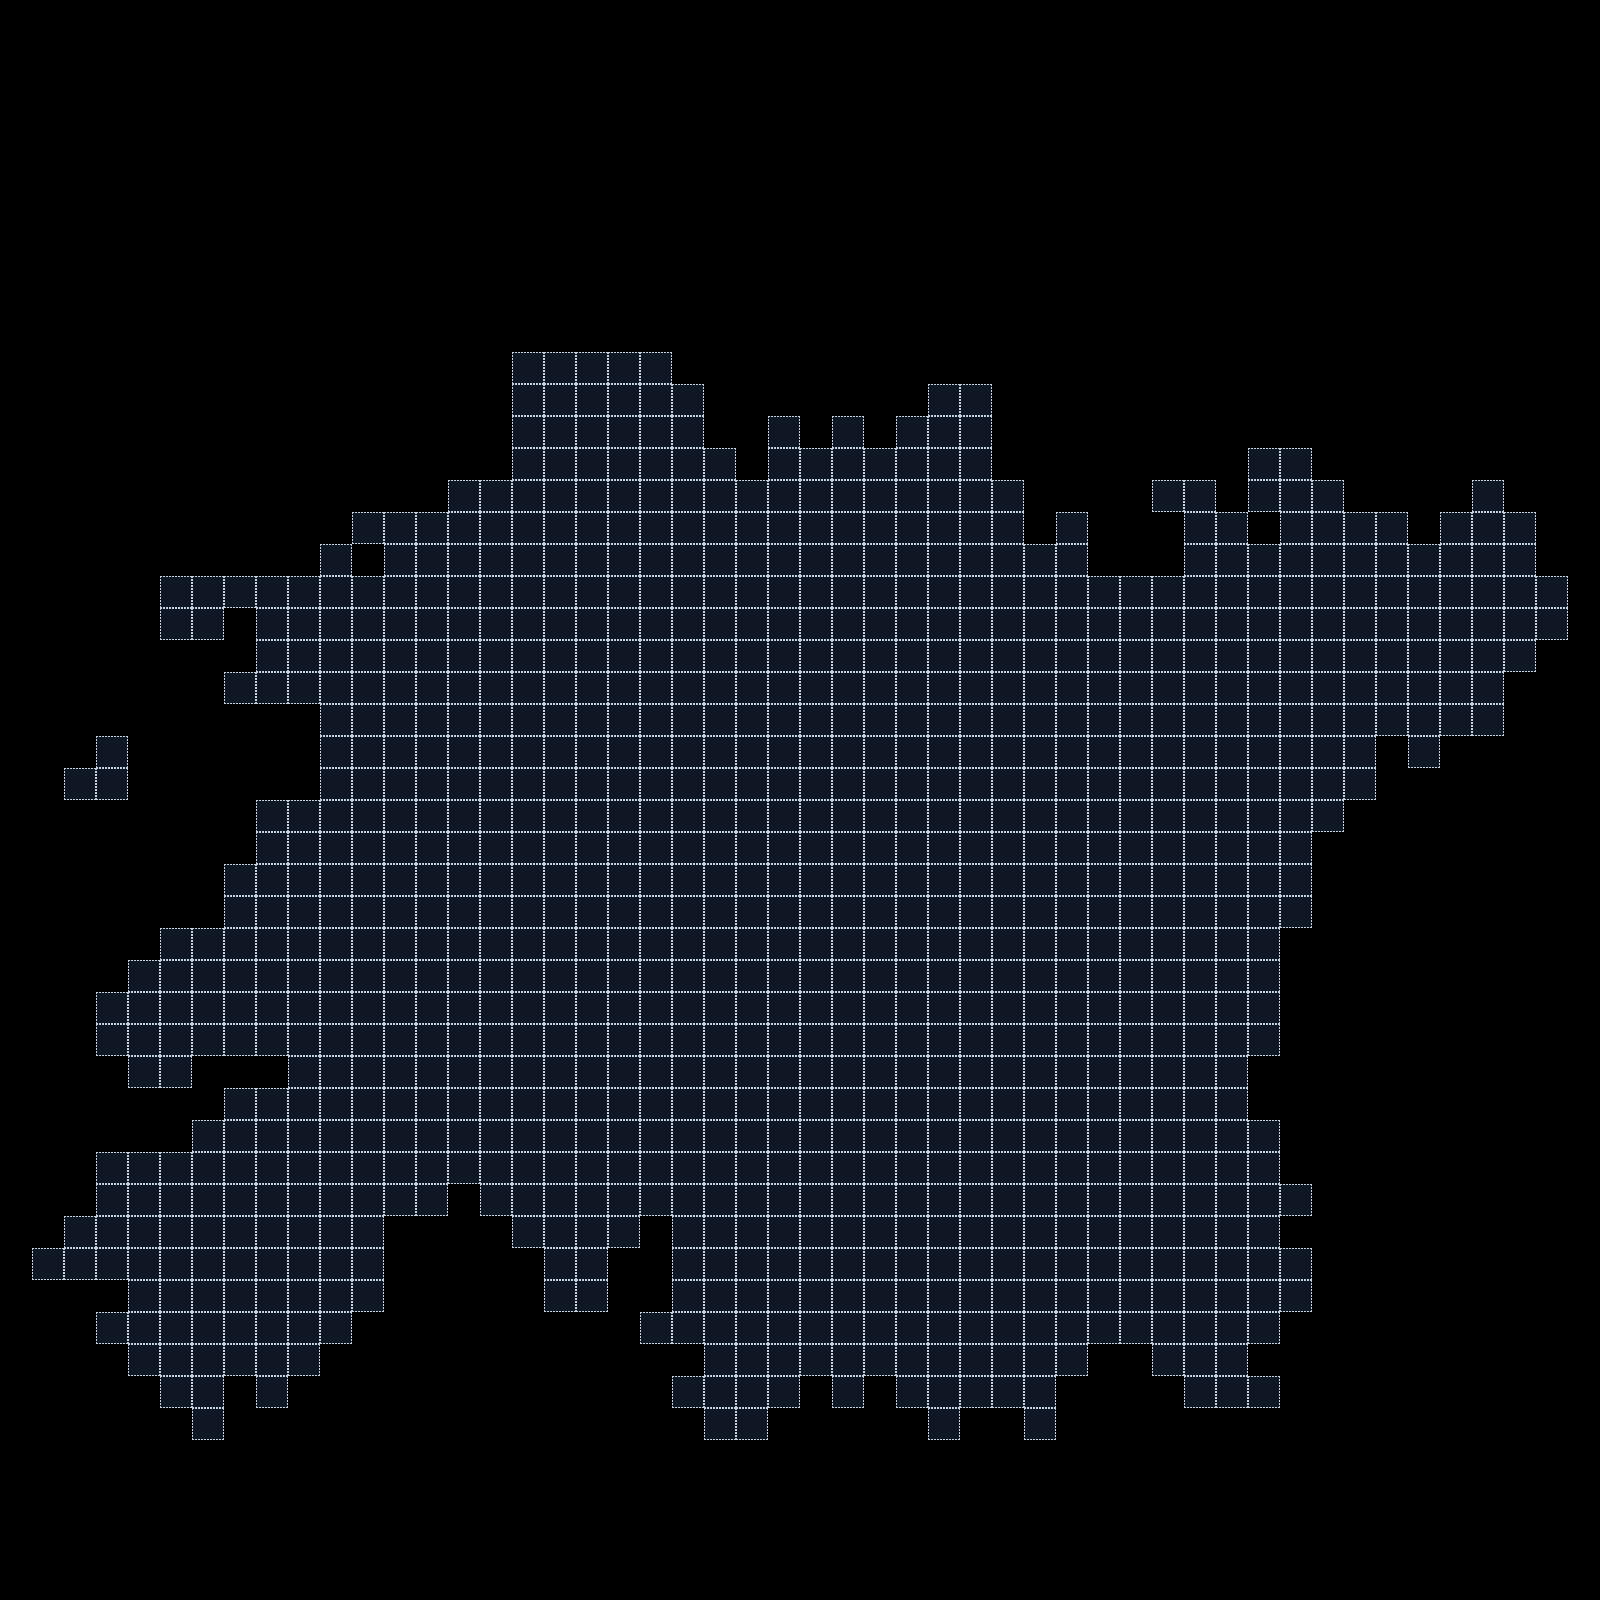

Below is a game level as drawn by its tile map, then a one-line description and the .tmx that defines it (tile-layer data replaced by summaries):
An orthogonal 50x50 tile map with 32x32 px tiles, 2 tile layers (Jeollabuk-do, Grid_Jeollabuk-do).

<map version="1.0" orientation="orthogonal" renderorder="right-down" width="50" height="50" tilewidth="32" tileheight="32" nextobjectid="1">
 <tileset firstgid="1" name="tileset_1" tilewidth="32" tileheight="32" tilecount="35" columns="7">
  <image source="assets/tileset_1.png" width="240" height="160" />
 </tileset>
 <layer name="Jeollabuk-do" width="50" height="50">
  <data>[2500 cells, 1021 non-empty, 1 distinct tile ids]</data>
 </layer>
 <layer name="Grid_Jeollabuk-do" width="50" height="50">
  <data>[2500 cells, 1021 non-empty, 1 distinct tile ids]</data>
 </layer>
</map>
